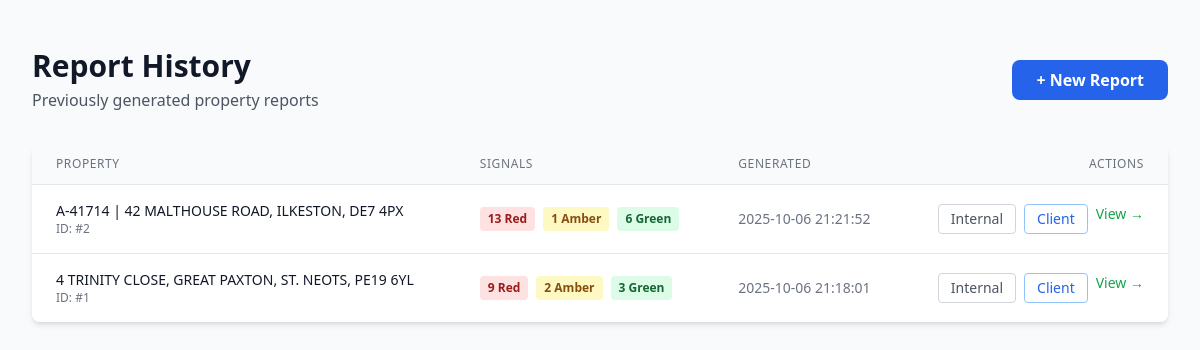
The page /history (signed in) on the database its author committed.
### tables this page shows
CREATE TABLE reports
                 (id INTEGER PRIMARY KEY AUTOINCREMENT,
                  property_address TEXT,
                  created_at TIMESTAMP DEFAULT CURRENT_TIMESTAMP,
                  internal_report_path TEXT,
                  client_report_path TEXT,
                  signal_count INTEGER,
                  red_count INTEGER,
                  amber_count INTEGER,
                  green_count INTEGER);

### app.py (the view)
@app.route('/history')
def history():
    conn = sqlite3.connect(DATABASE)
    c = conn.cursor()
    c.execute('SELECT * FROM reports ORDER BY created_at DESC LIMIT 50')
    reports = c.fetchall()
    conn.close()
    return render_template('history.html', reports=reports)

### app.py (called while the page is built)
@app.before_request
def check_password():
    if request.endpoint == 'login' or request.endpoint == 'static':
        return None
    if not session.get('authenticated'):
        return redirect(url_for('login'))

### templates/history.html (shortened to what this page needs)
<!DOCTYPE html>
<html lang="en">
<head>
    <script src="https://cdn.tailwindcss.com"></script>
</head>
<body class="bg-gray-50">
    <div class="min-h-screen py-12 px-4 sm:px-6 lg:px-8">
        <div class="max-w-6xl mx-auto">
            <div class="flex items-center justify-between mb-8">
                <div>
                    <h1 class="text-3xl font-bold text-gray-900">Report History</h1>
                    <p class="text-gray-600 mt-1">Previously generated property reports</p>
                </div>
                <a href="{{ url_for('index') }}"
                   class="bg-blue-600 hover:bg-blue-700 text-white font-semibold py-2 px-6 rounded-lg transition duration-200">
                    + New Report
                </a>
            </div>
            {% if reports %}
            <div class="bg-white rounded-lg shadow-md overflow-hidden">
                <table class="min-w-full divide-y divide-gray-200">
                    <thead class="bg-gray-50">
                        <tr>
                            <th class="px-6 py-3 text-left text-xs font-medium text-gray-500 uppercase tracking-wider">Property</th>
                            <th class="px-6 py-3 text-left text-xs font-medium text-gray-500 uppercase tracking-wider">Signals</th>
                            <th class="px-6 py-3 text-left text-xs font-medium text-gray-500 uppercase tracking-wider">Generated</th>
                            <th class="px-6 py-3 text-right text-xs font-medium text-gray-500 uppercase tracking-wider">Actions</th>
                        </tr>
                    </thead>
                    <tbody class="bg-white divide-y divide-gray-200">
                        {% for report in reports %}
                        <tr class="hover:bg-gray-50">
                            <td class="px-6 py-4">
                                <div class="text-sm font-medium text-gray-900">{{ report[1] }}</div>
                                <div class="text-xs text-gray-500">ID: #{{ report[0] }}</div>
                            </td>
                            <td class="px-6 py-4">
                                <div class="flex gap-2">
                                    {% if report[5] > 0 %}
                                    <span class="inline-flex items-center px-2 py-1 rounded text-xs font-semibold bg-red-100 text-red-800">
                                        {{ report[5] }} Red
                                    </span>
                                    {% endif %}
                                    {% if report[6] > 0 %}
                                    <span class="inline-flex items-center px-2 py-1 rounded text-xs font-semibold bg-yellow-100 text-yellow-800">
                                        {{ report[6] }} Amber
                                    </span>
                                    {% endif %}
                                    {% if report[7] > 0 %}
                                    <span class="inline-flex items-center px-2 py-1 rounded text-xs font-semibold bg-green-100 text-green-800">
                                        {{ report[7] }} Green
                                    </span>
                                    {% endif %}
                                </div>
                            </td>
                            <td class="px-6 py-4 text-sm text-gray-500">
                                {{ report[2] }}
                            </td>
                            <td class="px-6 py-4 text-right text-sm font-medium">
                                <div class="flex gap-2 justify-end">
                                    <a href="{{ url_for('download', report_id=report[0], report_type='internal') }}"
                                       class="text-gray-600 hover:text-gray-900 px-3 py-1 border border-gray-300 rounded hover:bg-gray-50">
                                        Internal
                                    </a>
                                    <a href="{{ url_for('download', report_id=report[0], report_type='client') }}"
                                       class="text-blue-600 hover:text-blue-900 px-3 py-1 border border-blue-300 rounded hover:bg-blue-50">
                                        Client
                                    </a>
                                    <a href="{{ url_for('results', report_id=report[0]) }}"
                                       class="text-green-600 hover:text-green-900">
                                        View →
                                    </a>
                                </div>
                            </td>
                        </tr>
                        {% endfor %}
                    </tbody>
                </table>
            </div>
            {% endif %}
        </div>
    </div>
</body>
</html>

### rows shown on the page
reports: property_address "A-41714 | 42 MALTHOUSE ROAD, ILKESTON, DE7 4PX", id "2", signal_count "13", red_count "1", amber_count "6", created_at "2025-10-06 21:21:52"
reports: property_address "4 TRINITY CLOSE, GREAT PAXTON, ST. NEOTS, PE19 6YL", id "1", signal_count "9", red_count "2", amber_count "3", created_at "2025-10-06 21:18:01"
